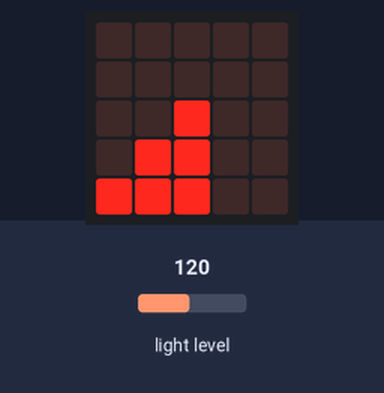
The program below on a simulated BBC micro:bit (MakeCode). On the bench: the board's 5×5 LED display. The inputs (shaded band) are chosen by the test bench; at power-on: light level 120.

Above: at 1.2 s.
1.3 s: light level set to 5
At 2.8 s:
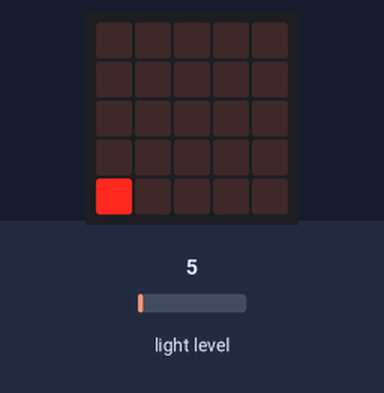
3.1 s: light level set to 64
At 4.5 s:
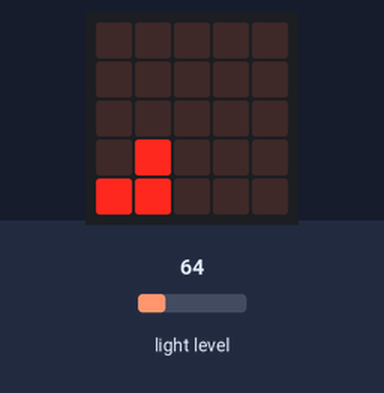
4.8 s: light level set to 191
At 6.2 s:
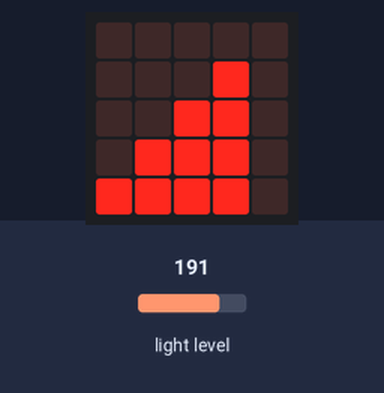
6.5 s: light level set to 250
At 7.3 s:
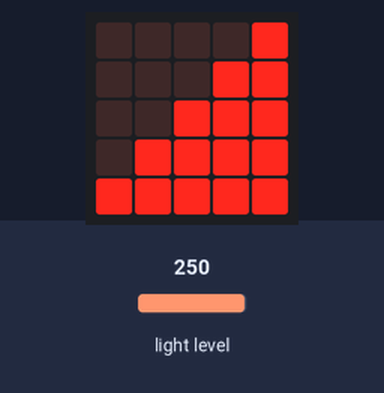
8.2 s: light level set to 128
At 9.2 s:
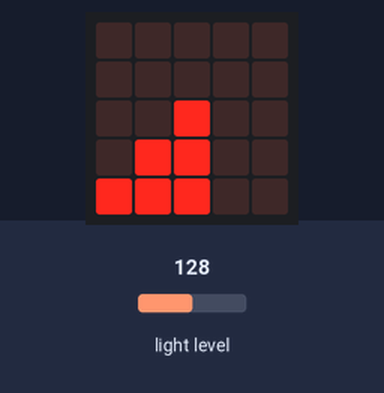
9.9 s: light level set to 47
At 11.1 s:
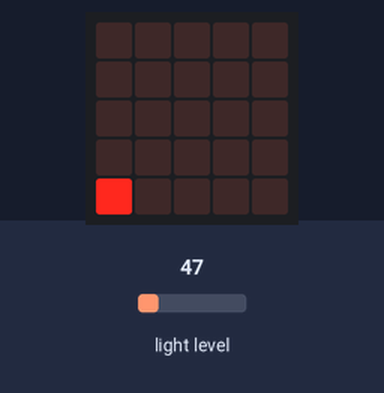
Timing chart, 0 to 12.6 s (numbered marks = the images above; inputs shaded):
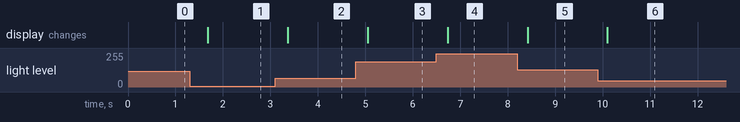

Measured:
- after the input at 1.3 s, the display: changes after 0.38 s (image 1)
- after the input at 3.1 s, the display: changes after 0.27 s (image 2)
- after the input at 4.8 s, the display: changes after 0.25 s (image 3)
- after the input at 6.5 s, the display: changes after 0.23 s (image 4)
- after the input at 8.2 s, the display: changes after 0.22 s (image 5)
- after the input at 9.9 s, the display: changes after 0.20 s (image 6)

The program:

main.ts
```typescript
basic.forever(function () {
    if (input.lightLevel() < 50) {
        basic.showLeds(`
            . . . . .
            . . . . .
            . . . . .
            . . . . .
            # . . . .
            `)
    } else if (input.lightLevel() >= 50 && input.lightLevel() < 100) {
        basic.showLeds(`
            . . . . .
            . . . . .
            . . . . .
            . # . . .
            # # . . .
            `)
    } else if (input.lightLevel() >= 100 && input.lightLevel() < 150) {
        basic.showLeds(`
            . . . . .
            . . . . .
            . . # . .
            . # # . .
            # # # . .
            `)
    } else if (input.lightLevel() >= 150 && input.lightLevel() < 200) {
        basic.showLeds(`
            . . . . .
            . . . # .
            . . # # .
            . # # # .
            # # # # .
            `)
    } else {
        basic.showLeds(`
            . . . . #
            . . . # #
            . . # # #
            . # # # #
            # # # # #
            `)
    }
})
```

test.ts
```typescript
// testes vão aqui; isto não será compilado quando este pacote for usado como uma extensão.
```
